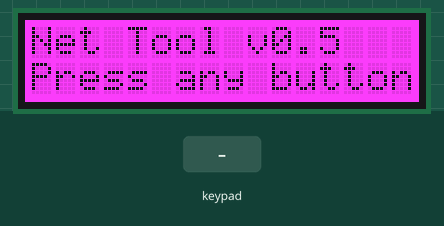
Bench run of a sketch on a simulated Arduino Uno, built with avr-gcc and run on an emulated ATmega328P. Shown: 16×2 character LCD. The test bench sets the inputs (shaded band). Random numbers use the default seed unless the sketch sets one.

Above: at 1.2 s.
1.3 s: key 'U' pressed
At 2.0 s:
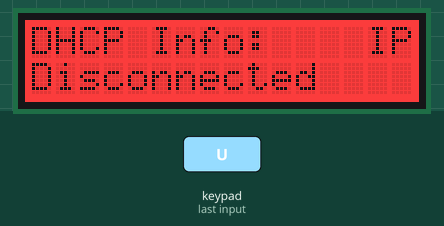
2.9 s: key 'L' pressed
At 3.4 s:
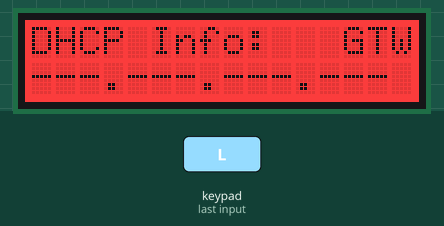
4.6 s: key 'D' pressed
At 5.8 s:
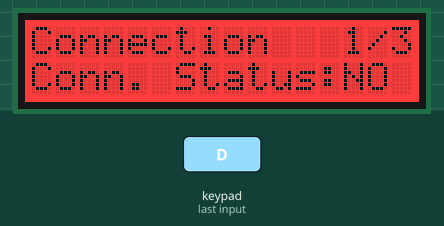
6.2 s: key 'R' pressed
At 6.31 s:
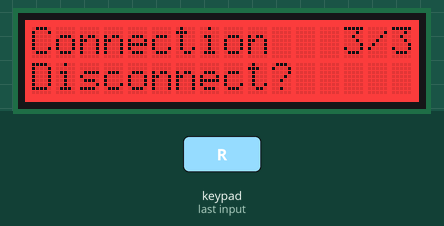
Timing chart, 0 to 8.8 s (numbered marks = the images above; inputs shaded):
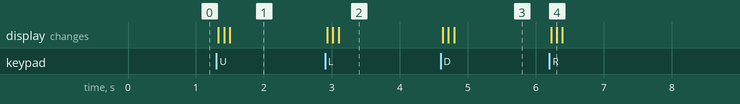

Measured:
- after the input at 1.3 s, the display: first changes at once (image 1 shows a later state)
- after the input at 2.9 s, the display: changes at once (image 2)
- after the input at 4.6 s, the display: changes at once (image 3)
- after the input at 6.2 s, the display: first changes at once (image 4 shows a later state)

The sketch:

ArduNetTool.ino
```cpp
/*********************
  Name: Arduino Network Tool
  Version: v0.5

  A robust network tool based on the Arduino, Ardunio Ethernet Shield
  and the Adafruit RGB LCD Shield.

  Created by Patrick Jones 2014

  *This code is free to use and free to distribute,
  just be sure to thank Adafruit for their kickass
  products!*
**********************/
#include <Wire.h>
#include <Adafruit_MCP23017.h>
#include <Adafruit_RGBLCDShield.h>
#include <SPI.h>
#include <Ethernet.h>
#include <EEPROM.h>

#define RED 0x1
#define YELLOW 0x3
#define GREEN 0x2
#define TEAL 0x6
#define BLUE 0x4
#define VIOLET 0x5
#define WHITE 0x7

byte mac[] = {
  0x06, 0xAA, 0x00, 0x00, 0x00, 0x00 };

EthernetClient client;
Adafruit_RGBLCDShield lcd = Adafruit_RGBLCDShield();


const int NUM_MENUS = 2;                  // Update with real number of menu items
int subMenuCounts[NUM_MENUS]= {3,2};  // and with submenu items for each.
boolean buttonPressed = false;
int menu =-1, subMenu =-1, color = 1;
boolean tmp = false, conStatus = false;

void setup() {
  Serial.begin(9600);
  lcd.begin(16, 2);
  lcd.setBacklight(VIOLET);
  lcd.setCursor(0,0);

  int sensorValue = analogRead(A5);
  randomSeed(sensorValue);

  lcd.print("Net Tool v0.5");
  lcd.setCursor(0,1);
  lcd.print("Press any button");
}

void loop() {
  buttonPressed = false;

  uint8_t buttons = lcd.readButtons();
  if (buttons) {
    lcd.clear();
    lcd.setCursor(0,0);
    if (menu == -1) {
      menu = 1;
    }
    if (subMenu == -1) {
      subMenu = 1;
    }
    if (buttons & BUTTON_UP) {
      menu = (menu + 1);
      subMenu = 1;
      buttonPressed = true;
    }
    if (buttons & BUTTON_DOWN) {
      menu = (menu - 1);
      subMenu = 1;
      buttonPressed = true;
    }
    if (buttons & BUTTON_LEFT) {
      subMenu = (subMenu - 1);
      buttonPressed = true;
    }
    if (buttons & BUTTON_RIGHT) {
      subMenu = (subMenu + 1);
      buttonPressed = true;
    }
//#############################################
    if (buttons & BUTTON_SELECT) {
      buttonPressed = true;
      if (menu == 1 && subMenu == 2) { // connect
        if (Ethernet.begin(mac) == 1) {
          conStatus = true;
        }
      }
      if (menu == 1 && subMenu == 3) { // disconnect
        conStatus = false;
      }

    }
    // Clean up values
    if (menu < 1) {
    menu = NUM_MENUS;
    }
    else if (menu > NUM_MENUS){
      menu = 1;
    }
    if (subMenu < 1) {
      subMenu = subMenuCounts[menu-1];
    }
    if (subMenu > subMenuCounts[menu-1]) {
      subMenu = 1;
    }
  }
  if (conStatus) {
    for (byte thisByte = 0; thisByte < 4; thisByte++) {
      // print the value of each byte of the IP address:
      Serial.print(Ethernet.localIP()[thisByte], DEC);
      Serial.print(".");
    }
    Serial.println();
  }

  if(buttonPressed == true) {
    buttonPressed = false;
    updateScreen(menu, subMenu, subMenuCounts[menu-1], conStatus);
    delay(50); // make it smooth like butta, yo
  }
  buttonPressed = false;
}

void getMacAddress(byte* mac) {
  int eepromOffset = 128;
  int b = 0;
  for (int c = 0; c < 6; c++) {
    b = 0;
    if(mac[c] == 0) {
      b = EEPROM.read(eepromOffset + c);
      if(b == 0 || b == 255) {
         b = random(0, 255);
         EEPROM.write(eepromOffset + c, b);
      }
    mac[c] = b;
    }
  }
}
void updateScreen(int menu, int subMenu, int count, boolean conStatus) {
  lcd.setCursor(0,0);
   // print menu

  if (menu == 1){ //connection menu
    lcd.print("Connection");
    lcd.print("   ");
    lcd.print(subMenu);
    lcd.print("/");
    lcd.print(subMenuCounts[menu-1]);

    lcd.setCursor(0,1);
    if(subMenu == 1){
      lcd.print("Conn. Status:");
      lcd.print(conStatus ? "Yes" : "NO");
      if (conStatus) {
        lcd.setBacklight(GREEN);
      }
      else {
        lcd.setBacklight(RED);
      }
    }
    if(subMenu == 2){
      lcd.print("Connect?");
    }
    if(subMenu == 3){
      lcd.print("Disconnect?");
    }
  }
  if (menu == 2) {
    lcd.print("DHCP Info:");

    if (subMenu == 1) {
      lcd.print("    IP");
      lcd.setCursor(0,1);
      if (conStatus) {
        for (byte thisByte = 0; thisByte < 4; thisByte++) {
          // print the value of each byte of the IP address:
          lcd.print(Ethernet.localIP()[thisByte], DEC);
          if(thisByte < 3) {
            lcd.print(".");
          }
        }
      }
      else {
        lcd.print("Disconnected");
      };
    }
    if (subMenu == 2) {
      lcd.print("   GTWY");
      lcd.setCursor(0,1);
      lcd.print("---.---.---.---");
      //lcd.print(conStatus ? "192.168.1.1" : "Disconnected");
    }
  }
}
```
